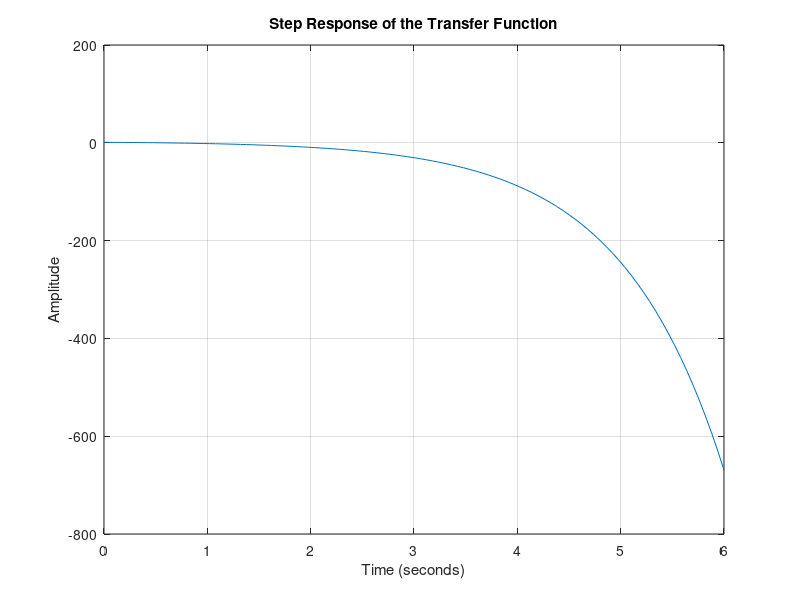

Write the MATLAB code that produced this figure.
C1 = [1, 0, -6]; %co-efficient of x^2 - 6
C2 = [1, 1, -2]; %co-efficient of x^2 + x - 2
transferFunction = tf(C1, C2);

% Compute the step response
[StepResp, t] = step(transferFunction);
% Plot the step response
figure;
plot(t, StepResp);
title('Step Response of the Transfer Function');
xlabel('Time (seconds)');
ylabel('Amplitude');
grid on;